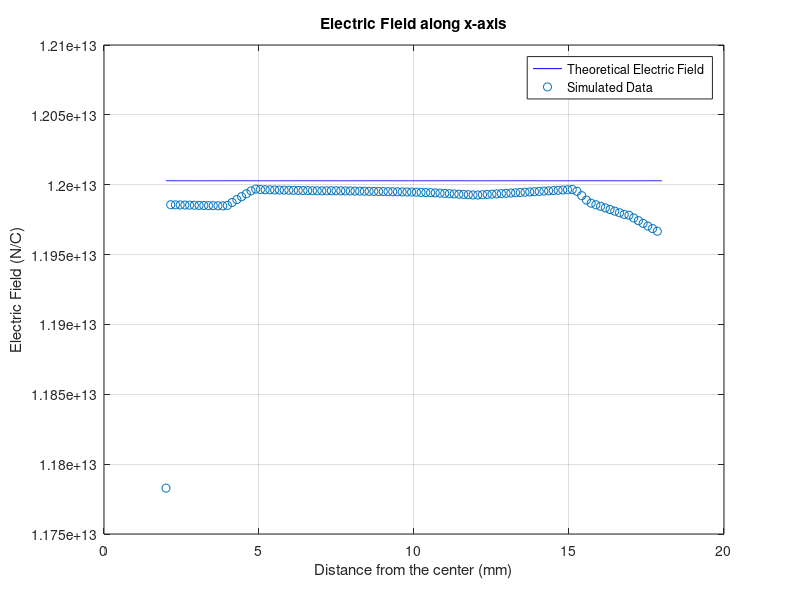

The MATLAB source for this figure:
% 清除命令窗口、工作空间和所有图形窗口
clc
clear
close all

% 定义常数和变量
epsilon_0 = 8.854e-12;  % 真空中的介电常数
% 定义两个球的半径和球心坐标
R1 = 20 / 1000;  % 第一个球半径，单位：米
R2 = 8 / 1000;   % 第二个球半径，单位：米
center1 = [0, 0, 0];    % 第一个球的球心坐标，单位：米
center2 = [10 / 1000, 0, 0];  % 第二个球的球心坐标，单位：米

% 计算体电荷密度
V_diff = 4/3*pi*R1^3 - 4/3*pi*R2^3;  % 两个球的体积差
Q_diff = 1;  % 两个球的电荷量差
rho = Q_diff / V_diff;  % 体电荷密度，单位：C/m^3

% 定义积分范围
c = 10 / 1000;  % 第二个球的球心坐标 x 分量，单位：米
b = R2;         % 第二个球的半径，单位：米
x_min = c - b;  % x轴范围下限，单位：米
x_max = c + b;  % x轴范围上限，单位：米

% 计算每个点上的电场
x_values = linspace(x_min, x_max, 1000);  % 生成 x 轴上的点
E_values = (rho / (3 * epsilon_0)) * (-1).*(center1(1) - center2(1)) * ones(size(x_values)); % 计算每个点上的电场值

% 从'text5.txt'文件导入仿真数据
a = importdata('test5.txt');  % 导入数据
data = a.data;  % 获取导入的数据

% 绘制电场强度和仿真数据的图
figure(1)
plot(x_values * 1000, E_values, 'b', 'DisplayName', 'Theoretical Electric Field');  % 绘制理论电场强度
hold on
scatter(data(:, 1), data(:, 2), 'ro', 'DisplayName', 'Simulated Data');  % 使用圆圈（o）绘制仿真值
grid on

% 设置图的标题和标签
title('Electric Field along x-axis');
xlabel('Distance from the center (mm)');
ylabel('Electric Field (N/C)');
legend('show');
